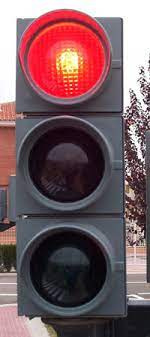
#> input picture TP-2/imagenes/semaforo2.jpg, 150 x 337 px
$ python ej2B.py
#> lines starting #> are read from the running program, lines starting #| are printed output that depends on the picture; after the words box and inside, x2 and y2 are one past the last pixel; in counts of white or black regions, pixels touching at a corner belong together
import cv2
import numpy

imagen = cv2.imread("imagenes/semaforo2.jpg")
#> imagen is the input picture: shape (337, 150, 3); mean B, G, R 97.9, 92.6, 120
imagenHSV = cv2.cvtColor(imagen, cv2.COLOR_BGR2HSV)
#> imagenHSV: shape (337, 150, 3); mean H, S, V 110.9, 71.6, 124.4

redBajo1 = numpy.array([0, 100, 20], numpy.uint8)
redAlto1 = numpy.array([8, 255, 255], numpy.uint8)
redBajo2 = numpy.array([175, 100, 20], numpy.uint8)
redAlto2 = numpy.array([179, 255, 255], numpy.uint8)

maskRed1 = cv2.inRange(imagenHSV, redBajo1, redAlto1)
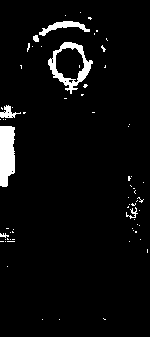
#> maskRed1: shape (337, 150); 4.3% white; 69 white regions (62 under 20 px), largest, box (x1, y1, x2, y2) and area: (0, 126, 15, 187) 799, (48, 42, 93, 94) 676, (39, 21, 90, 36) 280
maskRed2 = cv2.inRange(imagenHSV, redBajo2, redAlto2)
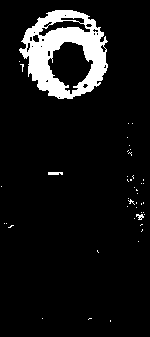
#> maskRed2: shape (337, 150); 8.2% white; 44 white regions (41 under 20 px), largest, box (x1, y1, x2, y2) and area: (19, 10, 108, 99) 3986, (48, 172, 63, 175) 42, (136, 214, 144, 220) 29
maskRed = cv2.add(maskRed1, maskRed2)
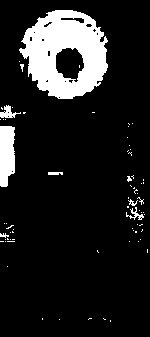
#> maskRed: shape (337, 150); 12.6% white; 71 white regions (64 under 20 px), largest, box (x1, y1, x2, y2) and area: (19, 10, 108, 99) 5054, (0, 126, 15, 187) 800, (0, 105, 21, 118) 128

maskRedvis = cv2.bitwise_and(imagen, imagen, mask=maskRed)
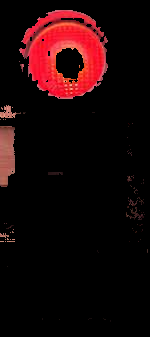
#> maskRedvis: shape (337, 150, 3); mean B, G, R 7.8, 6.7, 26.9

cv2.imshow("Original", imagen)
cv2.imshow("maskRed", maskRed)
cv2.imshow("maskRedvis", maskRedvis)
cv2.waitKey(0)
cv2.destroyAllWindows()
